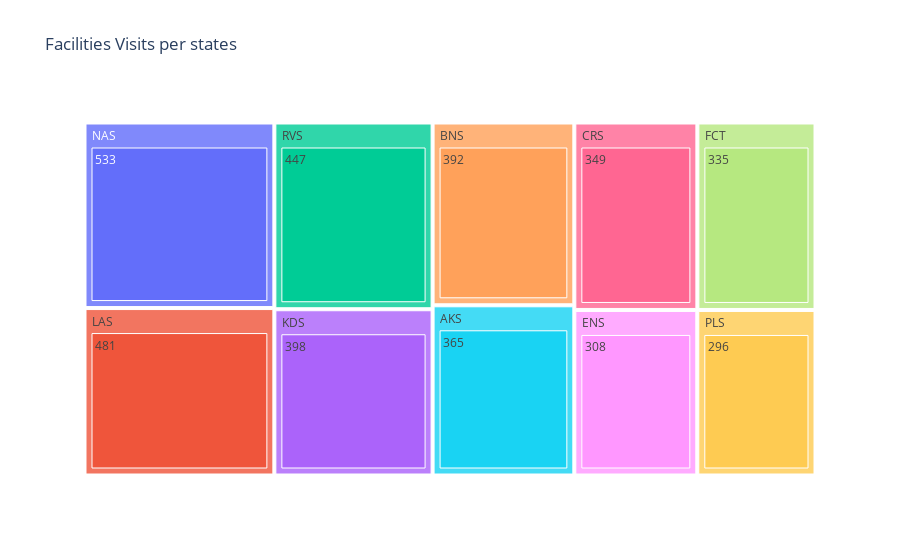

The notebook cell this image was saved under:
### Code cell
fig = px.treemap(states, path=['site_state', 'Visit Date'],
                values='Visit Date',
                labels={'Visit Date': 'Visities'},
                title='Facilities Visits per states')

fig

### Figure 1 — Plotly figure (JSON) as saved in the notebook; plotly's stock layout.template omitted (floating-point values rounded to 4 significant figures)
{"data": [{"branchvalues": "total", "domain": {"x": [0, 1], "y": [0, 1]}, "hovertemplate": "labels=%{label}<br>Visities=%{value}<br>parent=%{parent}<br>id=%{id}<extra></extra>", "ids": ["PLS/296", "ENS/308", "FCT/335", "CRS/349", "AKS/365", "BNS/392", "KDS/398", "RVS/447", "LAS/481", "NAS/533", "AKS", "BNS", "CRS", "ENS", "FCT", "KDS", "LAS", "NAS", "PLS", "RVS"], "labels": ["296", "308", "335", "349", "365", "392", "398", "447", "481", "533", "AKS", "BNS", "CRS", "ENS", "FCT", "KDS", "LAS", "NAS", "PLS", "RVS"], "name": "", "parents": ["PLS", "ENS", "FCT", "CRS", "AKS", "BNS", "KDS", "RVS", "LAS", "NAS", "", "", "", "", "", "", "", "", "", ""], "type": "treemap", "values": [296, 308, 335, 349, 365, 392, 398, 447, 481, 533, 365, 392, 349, 308, 335, 398, 481, 533, 296, 447]}], "layout": {"legend": {"tracegroupgap": 0}, "title": {"text": "Facilities Visits per states"}}}
